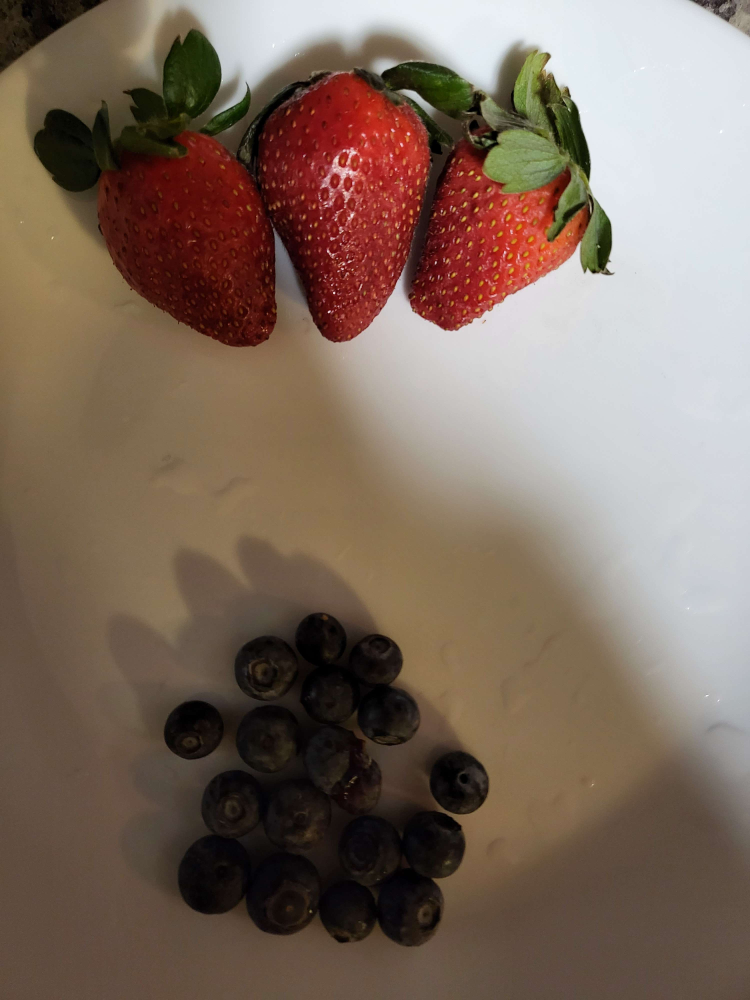
#> input picture Image/2mode.jpg, 3000 x 4000 px (shown at 1/4 size); its folder holds only this picture in this run
$ python -i Preprocessor.py   (imports and definitions only)   (older library calls are emulated)
#> lines starting #> are read from the running program, lines starting #| are printed output that depends on the picture
import os
import cv2
import numpy as np
import matplotlib.pyplot as plt
import tkinter as tk
import cv2
import numpy as np
from skimage import feature
from skimage.util import view_as_windows
import random
from scipy.stats import kurtosis, skew
import pandas as pd
from skimage.filters import threshold_sauvola
from scipy import ndimage

""" Used to produce images for presentations and test image transformations before being passed to the SVM."""

# [97 lines left out: functions Sauvola_Threshold, lbp_directional_segmentation, structure_tensor, not called in this run]

def show_lab_channels(rgb_image, window_size=(300, 300)):
    """
    Convert an RGB image to the LAB color space and display the L, A, and B channels.

    Args:
    rgb_image (numpy.ndarray): Input image in RGB format
    window_size (tuple): Tuple of (width, height) to resize the displayed windows
    """
#> called with window_size = (300, 300)

    root = tk.Tk()
    screen_width = root.winfo_screenwidth()
    screen_height = root.winfo_screenheight()

    # Convert the input image from RGB to BGR, as OpenCV uses BGR by default
    bgr_image = cv2.cvtColor(rgb_image, cv2.COLOR_RGB2BGR)
#> bgr_image is the input picture: shape (4000, 3000, 3); mean B, G, R 94.5, 107.6, 126.3

    # Convert the BGR image to LAB color space
    lab_image = cv2.cvtColor(bgr_image, cv2.COLOR_BGR2LAB)
#> lab_image: shape (4000, 3000, 3); mean of channels 0, 1, 2 117.7, 133.8, 139.1

    # Split the LAB image into its individual channels
    l_channel, a_channel, b_channel = cv2.split(lab_image)
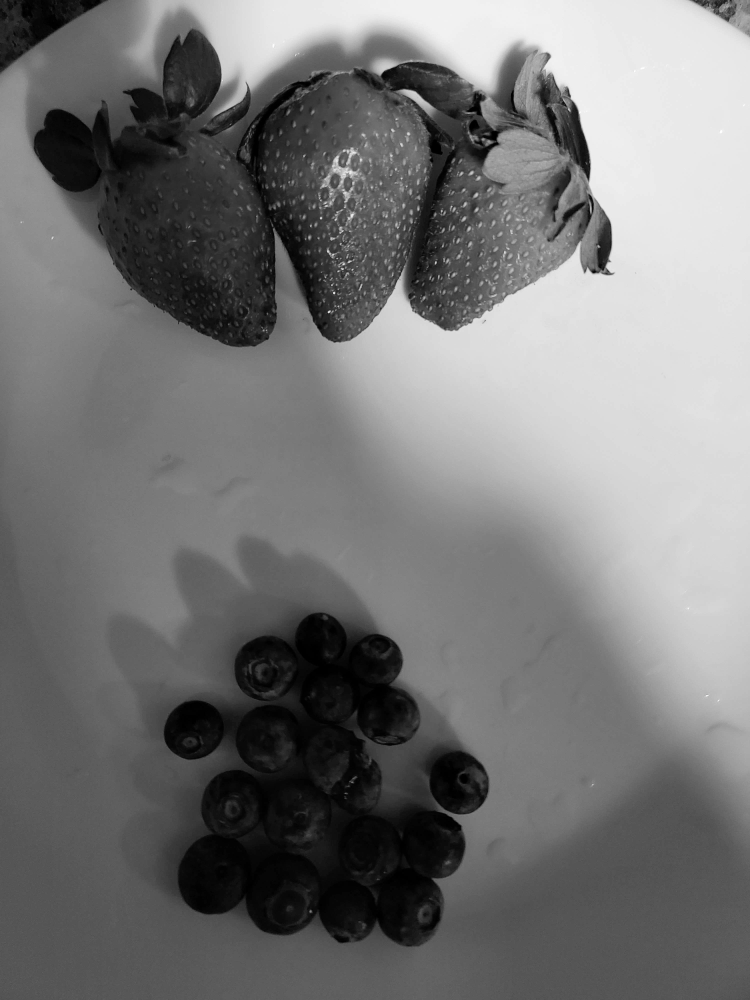
#> l_channel: shape (4000, 3000) (shown at 1/4 size); min 0, max 255, mean 117.7
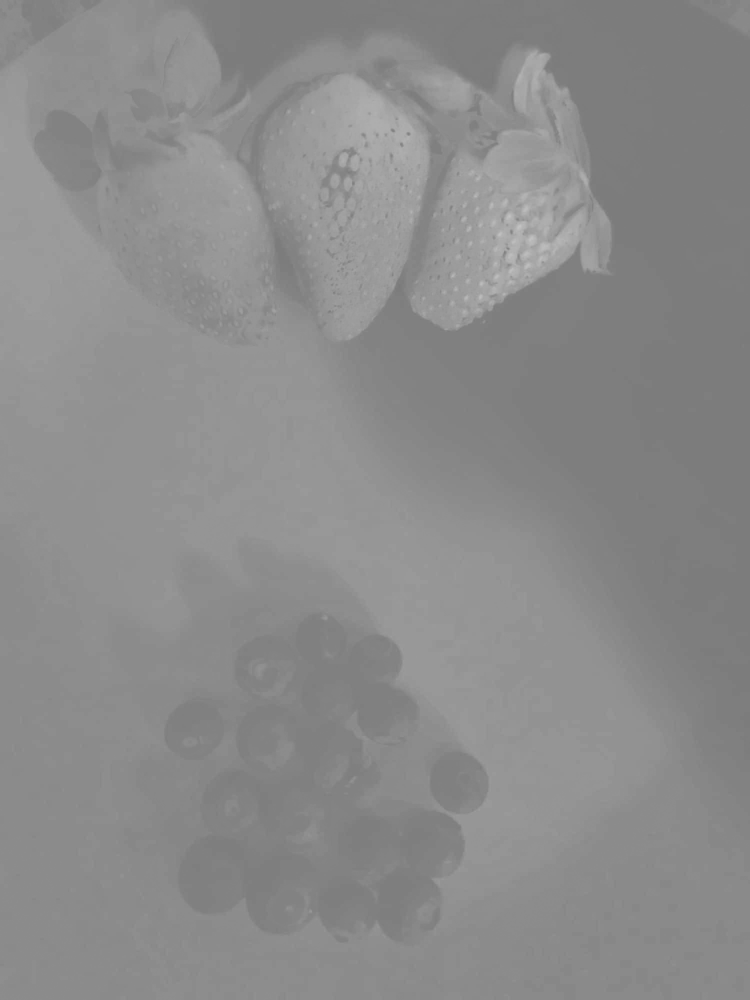
#> b_channel: shape (4000, 3000) (shown at 1/4 size); min 120, max 197, mean 139.1

    # Normalize the L, A, and B channels to a range of [0, 255] for display purposes
    l_normalized = cv2.normalize(l_channel, None, alpha=0, beta=255, norm_type=cv2.NORM_MINMAX, dtype=cv2.CV_8U)
    a_normalized = cv2.normalize(a_channel, None, alpha=0, beta=255, norm_type=cv2.NORM_MINMAX, dtype=cv2.CV_8U)
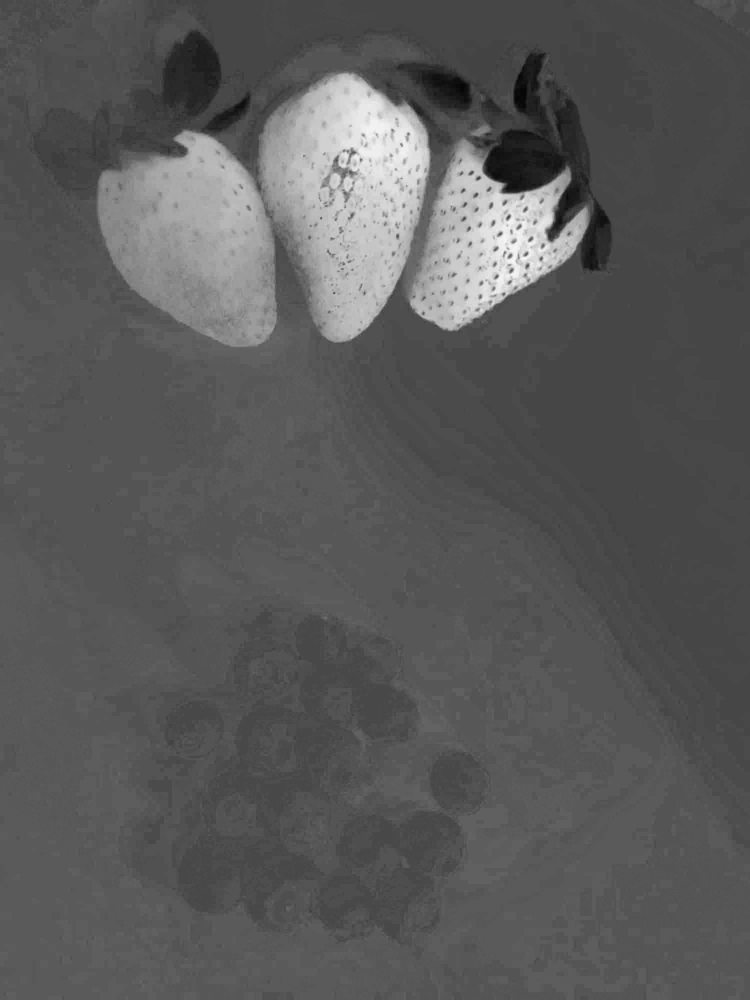
#> a_normalized: shape (4000, 3000) (shown at 1/4 size); min 0, max 255, mean 89.4
    b_normalized = cv2.normalize(b_channel, None, alpha=0, beta=255, norm_type=cv2.NORM_MINMAX, dtype=cv2.CV_8U)
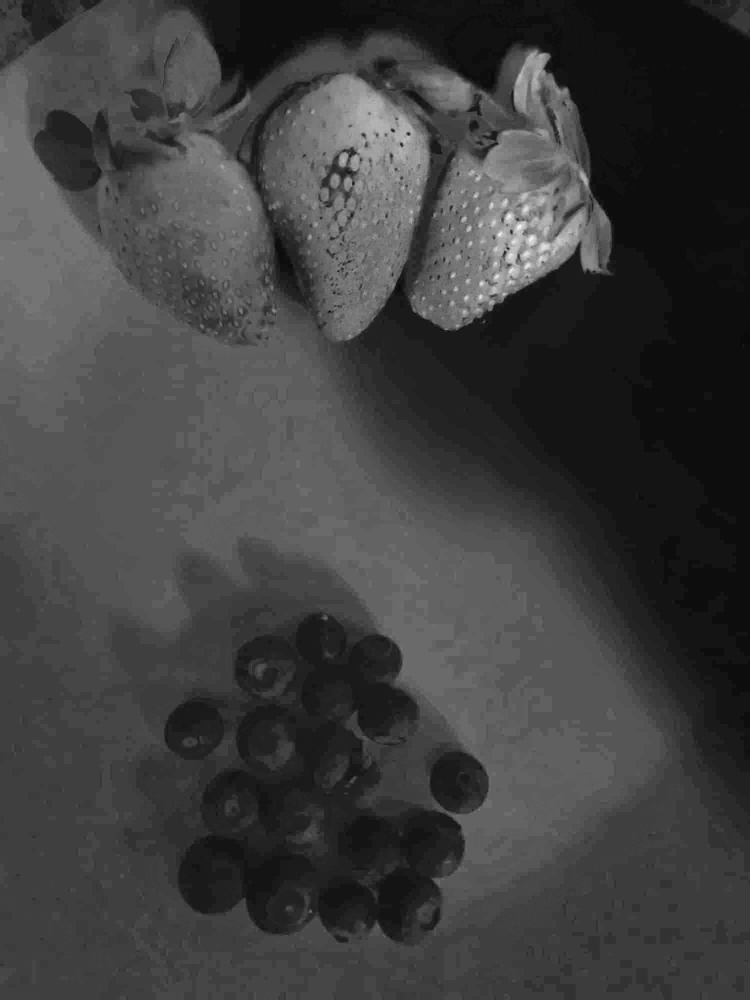
#> b_normalized: shape (4000, 3000) (shown at 1/4 size); min 0, max 255, mean 63.1

    # Resize the L, A, and B channels to the specified window size
    l_resized = cv2.resize(l_normalized, window_size, interpolation=cv2.INTER_AREA)
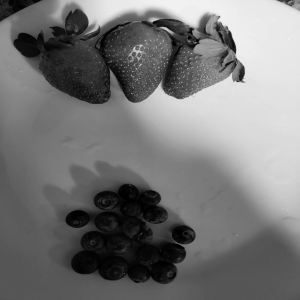
#> l_resized: shape (300, 300); min 0, max 248, mean 117.7
    a_resized = cv2.resize(a_normalized, window_size, interpolation=cv2.INTER_AREA)
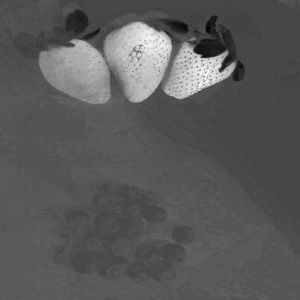
#> a_resized: shape (300, 300); min 5, max 243, mean 89.4
    b_resized = cv2.resize(b_normalized, window_size, interpolation=cv2.INTER_AREA)
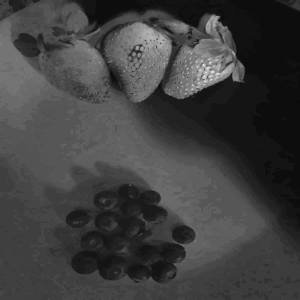
#> b_resized: shape (300, 300); min 10, max 233, mean 63.1

    # Display the L, A, and B channels
    cv2.namedWindow('L Channel', cv2.WINDOW_NORMAL)
    cv2.namedWindow('A Channel', cv2.WINDOW_NORMAL)
    cv2.namedWindow('B Channel', cv2.WINDOW_NORMAL)

    # Set window size
    cv2.resizeWindow('L Channel', *window_size)
    cv2.resizeWindow('A Channel', *window_size)
    cv2.resizeWindow('B Channel', *window_size)

    # Calculate the window positions
    x_offset = (screen_width - window_size[0] * 3) // 2
    y_offset = (screen_height - window_size[1]) // 2

    # Move the windows to adjacent and centered positions
    cv2.moveWindow('L Channel', x_offset, y_offset)
    cv2.moveWindow('A Channel', x_offset + window_size[0], y_offset)
    cv2.moveWindow('B Channel', x_offset + window_size[0] * 2, y_offset)

    # Show the images
    cv2.imshow('L Channel', l_resized)
    cv2.imshow('A Channel', a_resized)
    cv2.imshow('B Channel', b_resized)

    while True:
        key = cv2.waitKey(1) & 0xFF
#> (key Esc is pressed here)
        if key == ord('0'):
            break

    cv2.destroyAllWindows()

# [426 lines left out: functions sobel_edge, apply_clahe, downsample_image, remove_small_clusters, line_contour_features, calculate_circular_features and 9 more, not called in this run]

# Example usage:
input_folder = "C:/Programs/Image Processing/Color Space/Image Pyramids with Applications/preprocessor_images"
output_folder = "C:/Programs/Image Processing/Color Space/Image Pyramids with Applications/preprocessor"
# [1 line not run here, left out]

>>> import cv2
>>> picture = cv2.cvtColor(cv2.imread('../Image/2mode.jpg'), cv2.COLOR_BGR2RGB)
>>> result = show_lab_channels(picture)

$ run again, on Image/3mode.jpg
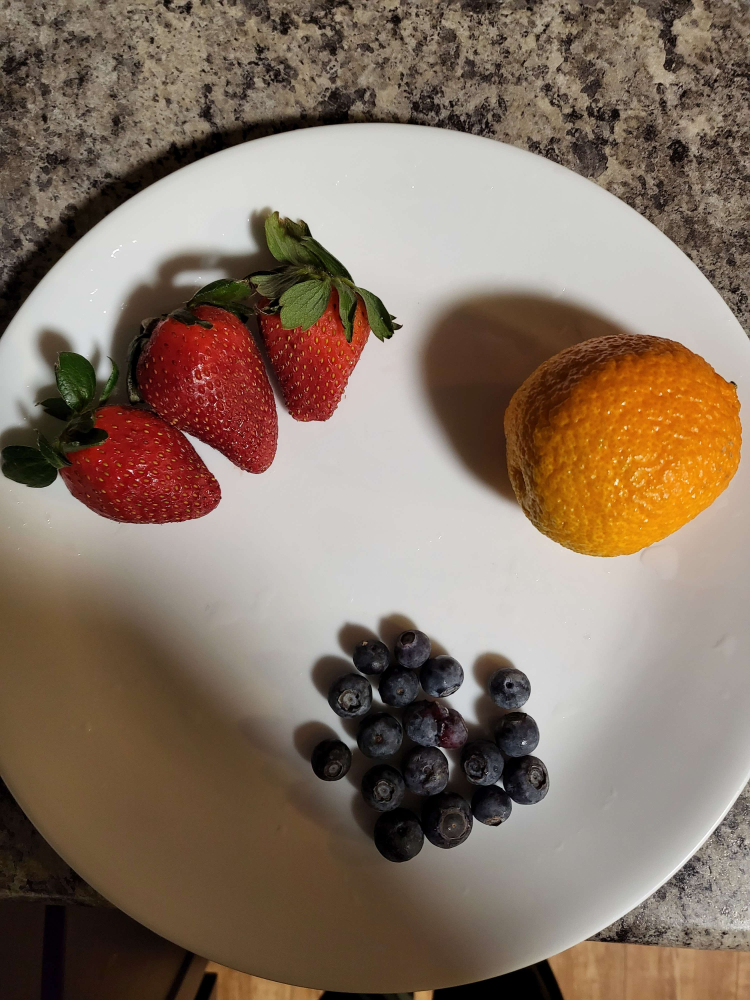
#> input picture Image/3mode.jpg, 3000 x 4000 px (shown at 1/4 size)
#> in show_lab_channels, bgr_image is the input picture: shape (4000, 3000, 3); mean B, G, R 100.1, 115.4, 134
#> lab_image: shape (4000, 3000, 3); mean of channels 0, 1, 2 125.5, 133.7, 139.6
#> in show_lab_channels, `a_resized = cv2.resize(a_normalized, window_size, interpolation=cv2.IN..`:
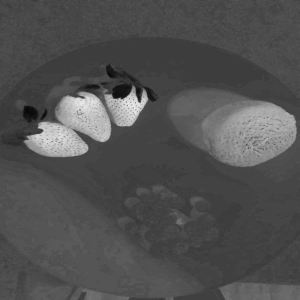
#> a_resized: shape (300, 300); min 6, max 237, mean 81.2
#> in show_lab_channels, `b_resized = cv2.resize(b_normalized, window_size, interpolation=cv2.IN..`:
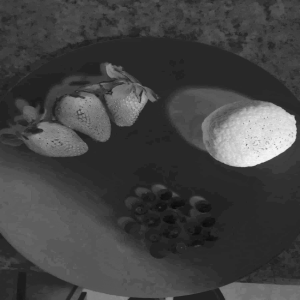
#> b_resized: shape (300, 300); min 9, max 247, mean 66.9

$ run again, on Image/orange2.jpg
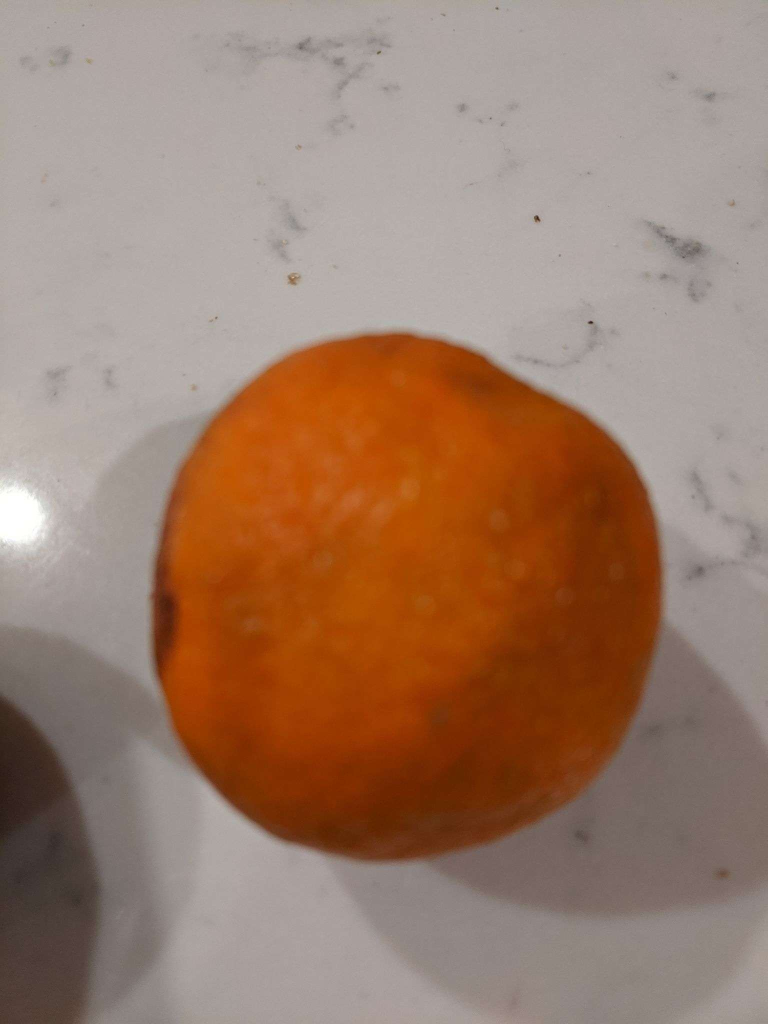
#> input picture Image/orange2.jpg, 1536 x 2048 px (shown at 1/2 size)
#> in show_lab_channels, bgr_image is the input picture: shape (2048, 1536, 3); mean B, G, R 107.4, 125.5, 156.1
#> lab_image: shape (2048, 1536, 3); mean of channels 0, 1, 2 141.6, 139.2, 143
#> in show_lab_channels, `l_resized = cv2.resize(l_normalized, window_size, interpolation=cv2.IN..`:
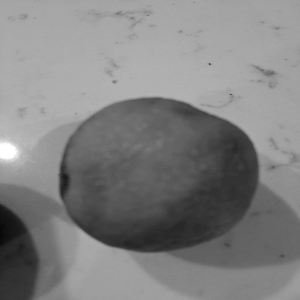
#> l_resized: shape (300, 300); min 6, max 255, mean 128.7
#> in show_lab_channels, `b_resized = cv2.resize(b_normalized, window_size, interpolation=cv2.IN..`:
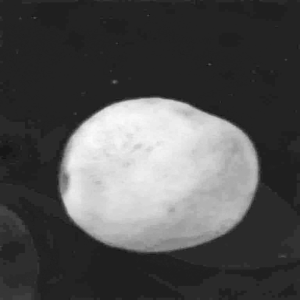
#> b_resized: shape (300, 300); min 18, max 251, mean 81.3
